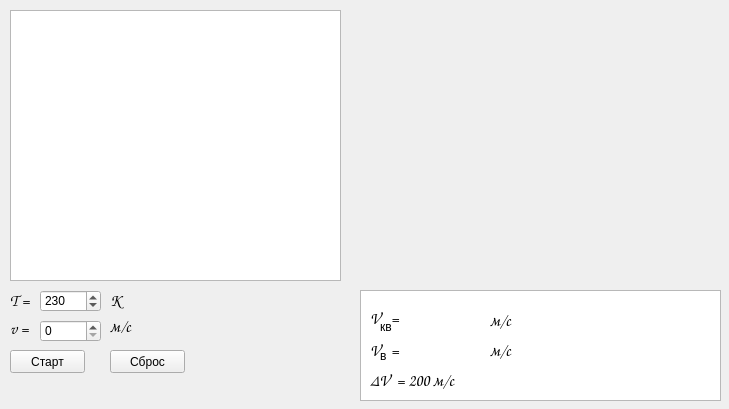
<?xml version="1.0" encoding="UTF-8"?>
<ui version="4.0">
 <class>Widget</class>
 <widget class="QWidget" name="Widget">
  <property name="geometry">
   <rect>
    <x>0</x>
    <y>0</y>
    <width>729</width>
    <height>409</height>
   </rect>
  </property>
  <property name="windowTitle">
   <string>Widget</string>
  </property>
  <widget class="QPushButton" name="pushButton">
   <property name="geometry">
    <rect>
     <x>10</x>
     <y>350</y>
     <width>75</width>
     <height>23</height>
    </rect>
   </property>
   <property name="text">
    <string>Старт</string>
   </property>
  </widget>
  <widget class="QGraphicsView" name="graphicsView">
   <property name="geometry">
    <rect>
     <x>10</x>
     <y>10</y>
     <width>331</width>
     <height>271</height>
    </rect>
   </property>
   <property name="verticalScrollBarPolicy">
    <enum>Qt::ScrollBarAlwaysOff</enum>
   </property>
   <property name="horizontalScrollBarPolicy">
    <enum>Qt::ScrollBarAlwaysOff</enum>
   </property>
   <property name="sizeAdjustPolicy">
    <enum>QAbstractScrollArea::AdjustIgnored</enum>
   </property>
   <property name="sceneRect">
    <rectf>
     <x>0.000000000000000</x>
     <y>0.000000000000000</y>
     <width>331.000000000000000</width>
     <height>271.000000000000000</height>
    </rectf>
   </property>
  </widget>
  <widget class="QPushButton" name="pushButton_2">
   <property name="geometry">
    <rect>
     <x>110</x>
     <y>350</y>
     <width>75</width>
     <height>23</height>
    </rect>
   </property>
   <property name="text">
    <string>Сброс</string>
   </property>
  </widget>
  <widget class="QLabel" name="label">
   <property name="geometry">
    <rect>
     <x>10</x>
     <y>290</y>
     <width>41</width>
     <height>20</height>
    </rect>
   </property>
   <property name="font">
    <font>
     <family>Comic Sans MS</family>
     <pointsize>12</pointsize>
     <italic>true</italic>
    </font>
   </property>
   <property name="text">
    <string>T =</string>
   </property>
  </widget>
  <widget class="QLabel" name="label_2">
   <property name="geometry">
    <rect>
     <x>10</x>
     <y>320</y>
     <width>31</width>
     <height>16</height>
    </rect>
   </property>
   <property name="font">
    <font>
     <family>Comic Sans MS</family>
     <pointsize>12</pointsize>
     <italic>true</italic>
    </font>
   </property>
   <property name="text">
    <string>v =</string>
   </property>
  </widget>
  <widget class="QSpinBox" name="spinBox">
   <property name="geometry">
    <rect>
     <x>40</x>
     <y>290</y>
     <width>61</width>
     <height>22</height>
    </rect>
   </property>
   <property name="frame">
    <bool>true</bool>
   </property>
   <property name="minimum">
    <number>-287</number>
   </property>
   <property name="maximum">
    <number>1000</number>
   </property>
   <property name="value">
    <number>230</number>
   </property>
   <property name="displayIntegerBase">
    <number>10</number>
   </property>
  </widget>
  <widget class="QSpinBox" name="spinBox_2">
   <property name="geometry">
    <rect>
     <x>40</x>
     <y>320</y>
     <width>61</width>
     <height>22</height>
    </rect>
   </property>
   <property name="maximum">
    <number>1000</number>
   </property>
  </widget>
  <widget class="QLabel" name="label_3">
   <property name="geometry">
    <rect>
     <x>110</x>
     <y>280</y>
     <width>46</width>
     <height>41</height>
    </rect>
   </property>
   <property name="font">
    <font>
     <family>Comic Sans MS</family>
     <pointsize>12</pointsize>
    </font>
   </property>
   <property name="text">
    <string>К</string>
   </property>
  </widget>
  <widget class="QLabel" name="label_4">
   <property name="geometry">
    <rect>
     <x>110</x>
     <y>320</y>
     <width>46</width>
     <height>13</height>
    </rect>
   </property>
   <property name="font">
    <font>
     <family>Comic Sans MS</family>
     <pointsize>12</pointsize>
    </font>
   </property>
   <property name="text">
    <string>м/с</string>
   </property>
  </widget>
  <widget class="QGraphicsView" name="graphicsView_2">
   <property name="geometry">
    <rect>
     <x>360</x>
     <y>290</y>
     <width>361</width>
     <height>111</height>
    </rect>
   </property>
  </widget>
  <widget class="QLabel" name="label_5">
   <property name="geometry">
    <rect>
     <x>370</x>
     <y>310</y>
     <width>41</width>
     <height>16</height>
    </rect>
   </property>
   <property name="font">
    <font>
     <family>Comic Sans MS</family>
     <pointsize>12</pointsize>
    </font>
   </property>
   <property name="text">
    <string>V   = </string>
   </property>
  </widget>
  <widget class="QLabel" name="label_6">
   <property name="geometry">
    <rect>
     <x>370</x>
     <y>340</y>
     <width>41</width>
     <height>21</height>
    </rect>
   </property>
   <property name="font">
    <font>
     <family>Comic Sans MS</family>
     <pointsize>12</pointsize>
    </font>
   </property>
   <property name="text">
    <string>V   =</string>
   </property>
  </widget>
  <widget class="QLabel" name="label_7">
   <property name="geometry">
    <rect>
     <x>380</x>
     <y>340</y>
     <width>46</width>
     <height>31</height>
    </rect>
   </property>
   <property name="text">
    <string>в</string>
   </property>
  </widget>
  <widget class="QLabel" name="label_8">
   <property name="geometry">
    <rect>
     <x>380</x>
     <y>320</y>
     <width>46</width>
     <height>13</height>
    </rect>
   </property>
   <property name="text">
    <string>кв</string>
   </property>
  </widget>
  <widget class="QLabel" name="label_9">
   <property name="geometry">
    <rect>
     <x>370</x>
     <y>370</y>
     <width>151</width>
     <height>21</height>
    </rect>
   </property>
   <property name="font">
    <font>
     <family>Comic Sans MS</family>
     <pointsize>12</pointsize>
    </font>
   </property>
   <property name="text">
    <string>ΔV  = 200 м/с</string>
   </property>
  </widget>
  <widget class="QLabel" name="label_10">
   <property name="geometry">
    <rect>
     <x>410</x>
     <y>310</y>
     <width>81</width>
     <height>21</height>
    </rect>
   </property>
   <property name="font">
    <font>
     <family>Comic Sans MS</family>
     <pointsize>12</pointsize>
    </font>
   </property>
   <property name="text">
    <string/>
   </property>
  </widget>
  <widget class="QLabel" name="label_11">
   <property name="geometry">
    <rect>
     <x>410</x>
     <y>340</y>
     <width>81</width>
     <height>21</height>
    </rect>
   </property>
   <property name="font">
    <font>
     <family>Comic Sans MS</family>
     <pointsize>12</pointsize>
    </font>
   </property>
   <property name="text">
    <string/>
   </property>
  </widget>
  <widget class="QWidget" name="qwtwidg" native="true">
   <property name="geometry">
    <rect>
     <x>360</x>
     <y>10</y>
     <width>361</width>
     <height>271</height>
    </rect>
   </property>
  </widget>
  <widget class="QLabel" name="label_12">
   <property name="geometry">
    <rect>
     <x>490</x>
     <y>310</y>
     <width>46</width>
     <height>21</height>
    </rect>
   </property>
   <property name="font">
    <font>
     <family>Comic Sans MS</family>
     <pointsize>12</pointsize>
    </font>
   </property>
   <property name="text">
    <string>м/c</string>
   </property>
  </widget>
  <widget class="QLabel" name="label_13">
   <property name="geometry">
    <rect>
     <x>490</x>
     <y>340</y>
     <width>46</width>
     <height>21</height>
    </rect>
   </property>
   <property name="font">
    <font>
     <family>Comic Sans MS</family>
     <pointsize>12</pointsize>
    </font>
   </property>
   <property name="text">
    <string>м/c</string>
   </property>
  </widget>
 </widget>
 <layoutdefault spacing="6" margin="11"/>
 <resources/>
 <connections/>
</ui>
